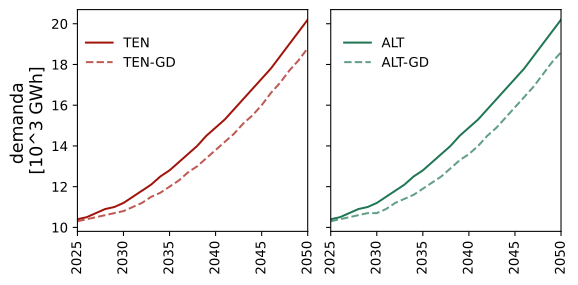

This chart was generated by the following Python code:
import numpy as N
import matplotlib.pyplot as plt
from datetime import datetime
import pandas as pd
import seaborn as sns
from scipy.stats import spearmanr
from matplotlib.ticker import MultipleLocator
import matplotlib.patches as patches
import matplotlib.gridspec as gridspec

ad = pd.read_csv('/home/emi/Documents/GENERIS/GENERISpy/demanda.txt', header=0, delimiter=';', na_values='-999')

fig, (ax1,ax2) = plt.subplots(1,2,figsize=(6.5,3),sharex=True, sharey=True)

ax1.plot(ad['Anio'], ad['Ten'], color='#A1140B', label='TEN')
ax1.plot(ad['Anio'], ad['TenGD'], color='#A1140B', alpha=0.7, label='TEN-GD', linestyle = '--')
ax1.set_ylabel('demanda \n[10^3 GWh]', fontsize=13)
ax1.tick_params("x", rotation=90)
ax1.legend(frameon=False,bbox_to_anchor=(0.45, 0.9), borderaxespad=0.,fontsize=10)


ax2.plot(ad['Anio'], ad['Alt'], color='#207653', label='ALT')
ax2.plot(ad['Anio'], ad['AltGD'], color='#207653', alpha=0.7, label='ALT-GD', linestyle = '--')
# ~ ax1.legend( frameon=False,bbox_to_anchor=(2.8, 0.7), borderaxespad=0.,fontsize=10)
ax2.tick_params("x", rotation=90)
ax2.legend(frameon=False,bbox_to_anchor=(0.45, 0.9), borderaxespad=0.,fontsize=10)


ax2.set_xlim(2025, 2050)

# ~ axs[2].legend( frameon=False,bbox_to_anchor=(0.4, 0.7), borderaxespad=0.,fontsize=10)

fig.subplots_adjust(wspace=0.1)

plt.savefig('demand.svg', dpi=300, bbox_inches="tight")
